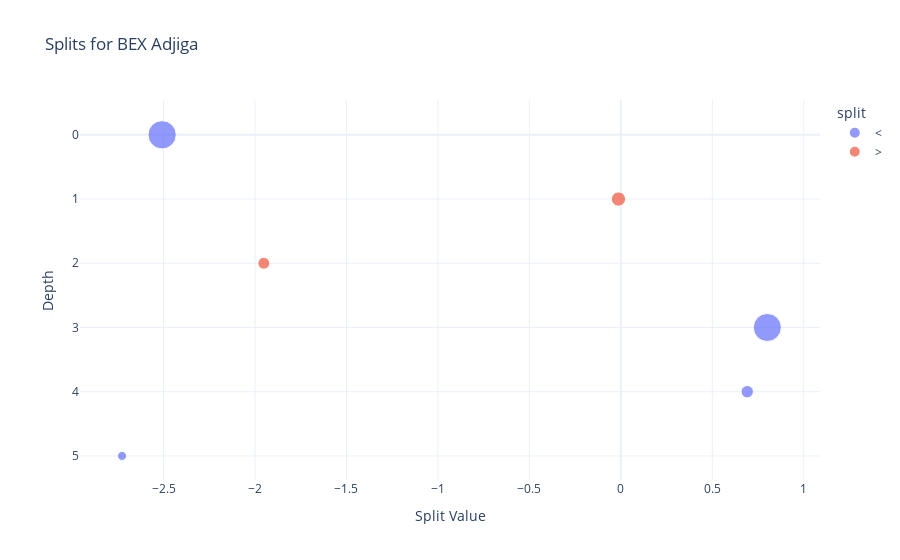

Notebook source saved alongside this figure:
### Code cell
behavior_split_scatter(behavior_list[10])

### Figure 1 — Plotly figure (JSON) as saved in the notebook; plotly's stock layout.template omitted (floating-point values rounded to 4 significant figures; data arrays with more than 128 entries replaced by an {"elided": "..."} marker saying what was removed)
{"data": [{"cliponaxis": false, "customdata": [["g__iusto", "g__corporis", "<", 35], ["g__cupiditate", "g__ducimus", "<", 342], ["g__animi", "g__odit", "<", 65], ["g__doloremque", "g__deserunt", "<", 336]], "hovertemplate": "split=%{customdata[2]}<br>split_value=%{x}<br>depth=%{y}<br>nobs=%{customdata[3]}<br>source=%{customdata[0]}<br>target=%{customdata[1]}<extra></extra>", "legendgroup": "<", "marker": {"color": "#636efa", "size": [35, 342, 65, 336], "sizemode": "area", "sizeref": 0.855, "symbol": "circle"}, "mode": "markers", "name": "<", "orientation": "v", "showlegend": true, "textfont": {"size": 12}, "textposition": {"elided": "190 str values"}, "type": "scatter", "x": [-2.727, -2.508, 0.6911, 0.801], "xaxis": "x", "y": [5, 0, 4, 3], "yaxis": "y"}, {"cliponaxis": false, "customdata": [["g__accusamus", "g__a", ">", 60], ["g__quia", "g__qui", ">", 87]], "hovertemplate": "split=%{customdata[2]}<br>split_value=%{x}<br>depth=%{y}<br>nobs=%{customdata[3]}<br>source=%{customdata[0]}<br>target=%{customdata[1]}<extra></extra>", "legendgroup": ">", "marker": {"color": "#EF553B", "size": [60, 87], "sizemode": "area", "sizeref": 0.855, "symbol": "circle"}, "mode": "markers", "name": ">", "orientation": "v", "showlegend": true, "textfont": {"size": 12}, "textposition": {"elided": "190 str values"}, "type": "scatter", "x": [-1.952, -0.01293], "xaxis": "x", "y": [2, 1], "yaxis": "y"}], "layout": {"legend": {"itemsizing": "constant", "title": {"text": "split"}, "tracegroupgap": 0}, "title": {"text": "Splits for BEX Adjiga"}, "xaxis": {"anchor": "y", "domain": [0, 1], "title": {"text": "Split Value"}}, "yaxis": {"anchor": "x", "autorange": "reversed", "domain": [0, 1], "title": {"text": "Depth"}}}}
